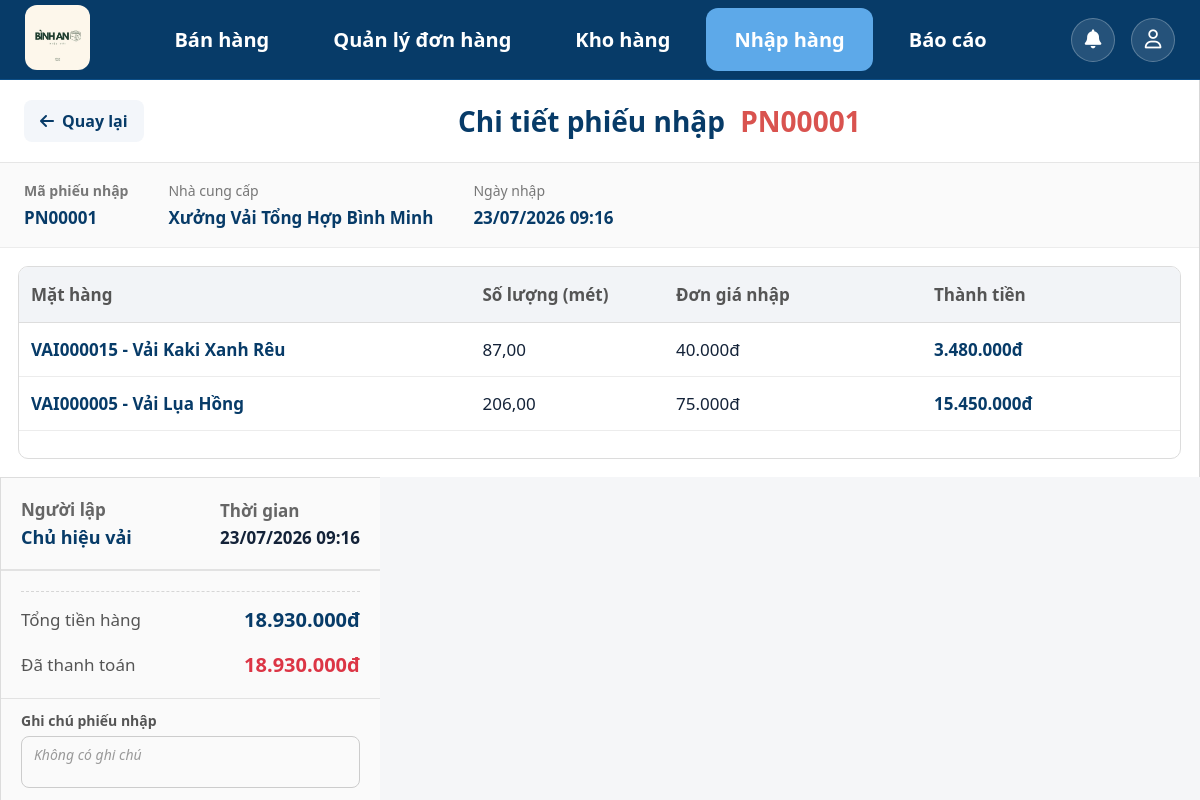
Screenshot of /inventory/purchase/1/ (signed in) with the database file from the repository.
### inventory/models.py (models this page shows, shortened)
class PurchaseReceipt(models.Model):
    employee = models.ForeignKey(settings.AUTH_USER_MODEL, on_delete=models.PROTECT, related_name="purchase_receipts",verbose_name="Người lập"
    )
    supplier_name = models.CharField( max_length=200,verbose_name="Tên nhà cung cấp")
    supplier_phone = models.CharField(max_length=15,blank=True,verbose_name="SĐT nhà cung cấp")
    total_amount = models.DecimalField( max_digits=14, decimal_places=0,default=0,verbose_name="Tổng tiền")
    created_at = models.DateTimeField( auto_now_add=True,verbose_name="Ngày nhập")
    updated_at = models.DateTimeField(auto_now=True)
    class Meta:
        verbose_name = "Phiếu nhập"
        verbose_name_plural = "Phiếu nhập"
        ordering = ["-created_at"]
    @property
    def purchase_code(self):
        return f"PN{self.pk:05d}"

class PurchaseItem(models.Model):
    receipt = models.ForeignKey( PurchaseReceipt,on_delete=models.CASCADE,related_name="items",verbose_name="Phiếu nhập"
    )
    product = models.ForeignKey(Product,on_delete=models.PROTECT,related_name="purchase_items",verbose_name="Vải")
    quantity = models.DecimalField( max_digits=10,decimal_places=2,verbose_name="Số lượng (m)")
    unit_price = models.DecimalField( max_digits=12,decimal_places=0,verbose_name="Giá nhập")
    subtotal = models.DecimalField(max_digits=14, decimal_places=0,editable=False, verbose_name="Thành tiền")
    class Meta:
        verbose_name = "Chi tiết phiếu nhập"
        verbose_name_plural = "Chi tiết phiếu nhập"

class Product(models.Model):
    class Status(models.TextChoices):
        ACTIVE = "active", "Còn bán"
        INACTIVE = "inactive", "Ngừng kinh doanh"
    name = models.CharField(max_length=200,unique=True,verbose_name="Tên vải"    )
    cost_price = models.DecimalField(max_digits=12,decimal_places=0,default=0, verbose_name="Giá vốn"    )
    selling_price = models.DecimalField(max_digits=12,decimal_places=0,default=0,verbose_name="Giá bán")
    stock_quantity = models.DecimalField(max_digits=10,decimal_places=2,default=Decimal("0.00"),verbose_name="Tồn kho (mét)")
    minimum_stock = models.DecimalField(max_digits=10,decimal_places=2,default=10,verbose_name="Tồn kho tối thiểu")
    status = models.CharField(max_length=20,choices=Status.choices,default=Status.ACTIVE, verbose_name="Trạng thái")
    created_at = models.DateTimeField(auto_now_add=True)
    updated_at = models.DateTimeField(auto_now=True)
    profit_margin = models.DecimalField(max_digits=5,decimal_places=2,default=Decimal("0.00"), verbose_name="Tỷ lệ lợi nhuận (%)")
    @property
    def fabric_code(self):
        return f"VAI{self.pk:06d}" if self.pk else "VAI"
    class Meta:
        verbose_name = "Mặt hàng"
        verbose_name_plural = "Mặt hàng"
        ordering = ["name"]

### accounts/models.py (models this page shows, shortened)
class User(AbstractUser):
    first_name = None
    last_name = None
    class Role(models.TextChoices):
        OWNER = "OWNER", "Chủ cửa hàng"
        EMPLOYEE = "EMPLOYEE", "Nhân viên"
    username = models.CharField(max_length=50,unique=True,verbose_name="Tên đăng nhập")
    full_name = models.CharField(max_length=100,verbose_name="Họ và tên")
    phone = models.CharField(max_length=10,unique=True,verbose_name="Số điện thoại")
    role = models.CharField( max_length=20, choices=Role.choices, default=Role.EMPLOYEE, verbose_name="Vai trò")
    is_active = models.BooleanField(default=True,verbose_name="Đang hoạt động")
    created_at = models.DateTimeField(auto_now_add=True,verbose_name="Ngày tạo")
    updated_at = models.DateTimeField(auto_now=True,verbose_name="Ngày cập nhật")
    USERNAME_FIELD = "username"
    REQUIRED_FIELDS = ["full_name", "phone"]
    class Meta:
        db_table = "users"
        ordering = ["full_name"]
        verbose_name = "Người dùng"
        verbose_name_plural = "Người dùng"
    @property
    def is_owner(self):
        return self.role == self.Role.OWNER

### inventory/views.py (the view)
# urls.py: path("purchase/<int:purchase_id>/",views.purchase_detail,name="purchase_detail",),
@login_required(login_url="login")
def purchase_detail(request, purchase_id):
    purchase = get_object_or_404(
        PurchaseReceipt.objects.select_related("employee").prefetch_related("items__product"),
        pk=purchase_id)
    return render(request, "inventory/purchase_detail.html",{"purchase": purchase,})

### accounts/context_processors.py (called while the page is built)
def notifications_context(request):
    if request.user.is_authenticated:
        user_notifications = Notification.objects.filter(receiver=request.user).order_by("-created_at")[:10]
        unread_count = Notification.objects.filter(receiver=request.user, is_read=False).count()
        return {
            "notifications": user_notifications,
            "unread_notification_count": unread_count,
        }
    return {
        "notifications": [],
        "unread_notification_count": 0,
    }

### sales/templatetags/money.py (called while the page is built)
@register.filter
def money(value):
    if value in [None, ""]:
        return ""
    try:
        numeric_value = float(value)
        return f"{numeric_value:,.0f}".replace(",", ".") + "đ"
    except (ValueError, TypeError):
        return value

### templates/inventory/purchase_detail.html (shortened to what this page needs)
{% extends "base.html" %}
{% load static %}
{% load money %}
{% block nav_purchase %}
active
{% endblock %}
{% block css %}
<link rel="stylesheet" href="{% static 'css/order_detail.css' %}">
<link rel="stylesheet" href="{% static 'css/homepage.css' %}">
<link rel="stylesheet" href="{% static 'css/base.css' %}">
{% endblock %}
{% block content %}
<div class="container">
    <section class="left-panel">
        <div class="page-header">
            <div class="header-left">
                <a href="{% url 'inventory:purchase_list' %}" class="btn-back">
                    <i class="fa-solid fa-arrow-left"></i>
                    <span>Quay lại</span>
                </a>
            </div>
            <div class="header-center">
                <h2>
                    Chi tiết phiếu nhập
                    <span class="invoice-code">{{ purchase.purchase_code }}</span>
                </h2>
            </div>
        </div>
        <div class="invoice-info">
            <div class="info-item">
                <span><b>Mã phiếu nhập</b></span>
                <strong>{{ purchase.purchase_code }}</strong>
            </div>
            <div class="info-item">
                <span>Nhà cung cấp</span>
                <strong>{{ purchase.supplier_name|default:"Nhà cung cấp lẻ" }}</strong>
            </div>
            <div class="info-item">
                <span>Ngày nhập</span>
                <strong>{{ purchase.created_at|date:"d/m/Y H:i" }}</strong>
            </div>
        </div>
        <div class="product-table">
            <table>
                <thead>
                    <tr>
                        <th width="35%">Mặt hàng</th>
                        <th width="15%">Số lượng (mét)</th>
                        <th width="20%">Đơn giá nhập</th>
                        <th width="20%">Thành tiền</th>
                    </tr>
                </thead>
                <tbody>
                    {% for item in purchase.items.all %}
                        <tr>
                            <td>
                                <div class="product-name">
                                    <strong>{{ item.product.fabric_code }}</strong> - {{ item.product.name }}
                                </div>
                            </td>
                            <td>{{ item.quantity }}</td>
                            <td>{{ item.unit_price|money }}</td>
                            <td style="font-weight:600; color:#073B68;">
                                {{ item.subtotal|money }}
                            </td>
                        </tr>
                    {% empty %}
                        <tr class="empty-row">
                            <td colspan="4">
                                Không có sản phẩm nào trong phiếu nhập này.
                            </td>
                        </tr>
                    {% endfor %}
                </tbody>
            </table>
        </div>
    </section>
    <aside class="payment-panel">
        <div class="staff">
            <div>
                <div class="staff-label">Người lập</div>
                <strong>{{ purchase.employee.full_name|default:purchase.employee.username }}</strong>
            </div>
            <div>
                <div class="staff-date">Thời gian</div>
                <span>{{ purchase.created_at|date:"d/m/Y H:i" }}</span>
            </div>
        </div>
        <div class="summary">
            <div class="row total-row">
                <span>Tổng tiền hàng</span>
                <strong>{{ purchase.total_amount|money }}</strong>
            </div>
            <div class="row">
                <span>Đã thanh toán</span>
                <strong style="color: #dc3545;">{{ purchase.total_amount|money }}</strong>
            </div>
        </div>
        <div class="note-wrapper">
            <label>Ghi chú phiếu nhập</label>
            <div class="note-box">
                {% if purchase.note %}
                    {{ purchase.note }}
                {% else %}
                    <span class="empty-note">Không có ghi chú</span>
                {% endif %}
            </div>
        </div>
    </aside>
</div>
{% endblock %}

### static/css/base.css (style rules this page uses)
* { margin: 0; padding: 0; box-sizing: border-box; font-family: "Segoe UI", sans-serif; }
body { background: #f5f6f8; color: #132238; }

### static/css/order_detail.css (style rules this page uses)
.container { display:flex; height:calc(100vh - 80px); }
.left-panel { flex:1; background:#fff; border-right:1px solid #dcdcdc; display:flex; flex-direction:column; }
.page-header { display:flex; justify-content:space-between; align-items:center; padding:20px 24px; border-bottom:1px solid #e6e6e6; background:#fff; }
.header-left { display:flex; align-items:center; }
.btn-back { display:flex; align-items:center; gap:8px; padding:10px 16px; border-radius:8px; background:#f3f6fa; color:#073B68; text-decoration:none; font-weight:600; transition:.2s; }
.header-center { flex:1; text-align:center; }
.header-center h2 { margin:0; font-size:28px; color:#073B68; font-weight:700; }
.invoice-code { margin-left:8px; color:#d9534f; }
.invoice-info { display:flex; gap:40px; padding:18px 24px; border-bottom:1px solid #ececec; background:#fafafa; }
.info-item { display:flex; flex-direction:column; gap:6px; }
.info-item span { font-size:14px; color:#777; }
.info-item strong { font-size:17px; color:#073B68; }
.product-table { margin:20px; border:1px solid #dcdcdc; border-radius:10px; overflow:hidden; background:#fff; flex:1; }
.product-table table { width:100%; border-collapse:collapse; }
.product-table thead { background:#f2f4f7; }
.product-table th { padding:16px 12px; text-align:left; font-size:17px; font-weight:600; color:#555; border-bottom:1px solid #ddd; }
.product-table td { padding:15px 12px; font-size:17px; border-bottom:1px solid #ececec; }
.product-name { font-weight:600; color:#073B68; }
.payment-panel { width:380px; background:#fafafa; display:flex; flex-direction:column; border-left:1px solid #dcdcdc; }
.staff { padding:20px; display:flex; justify-content:space-between; align-items:center; border-bottom:1px solid #e2e2e2; }
.staff-label, .staff-date { color:#666; margin-bottom:4px; }
.staff strong { font-size:18px; color:#073B68; }
.summary { padding:20px; border-top:1px solid #e2e2e2; border-bottom:1px solid #e2e2e2; }
.summary .row { display:flex; justify-content:space-between; align-items:center; margin-bottom:18px; }
.summary .row:last-child { margin-bottom:0; }
.summary span { color:#555; font-size:17px; }
.summary strong { color:#073B68; font-size:20px; }
.total-row { padding-top:14px; border-top:1px dashed #d6d6d6; }
.note-wrapper { margin:20px; display:flex; flex-direction:column; gap:8px; }
.note-wrapper label { color:#555; font-weight:600; }
.note-box { margin: 0; width: 100%; height: 52px; min-height: 48px; max-height: 58px; resize: none; border: 1px solid #ccc; border-radius: 8px; padding: 8px 12px; font-size: 14px; line-height: 1.4; outline: none; box-sizing: border-box; }
.empty-note { color:#999; font-style:italic; }
@media (max-width:1200px) { .container { flex-direction:column;height:auto; } }
@media (max-width:1200px) { .payment-panel { width:100%;border-left:none;border-top:1px solid #ddd; } }

### static/css/homepage.css (style rules this page uses)
.container { display:flex; height:calc(100vh - 80px); }
.left-panel { flex:1; background:white; border-right:1px solid #d7d7d7; }
.product-table { margin:18px; border:1px solid #dcdcdc; border-radius:10px; overflow:hidden; background:white; }
.product-table table { width:100%; border-collapse:collapse; }
.product-table thead { background:#f2f4f7; }
.product-table th { padding:16px 12px; font-size:17px; font-weight:600; color:#555; text-align:left; border-bottom:1px solid #ddd; }
.product-table td { padding:15px 12px; font-size:17px; border-bottom:1px solid #ececec; }
.payment-panel { width:380px; background:#fafafa; display:flex; flex-direction:column; border-left:1px solid #dcdcdc; }
.staff { padding:20px; display:flex; justify-content:space-between; align-items:center; border-bottom:1px solid #e2e2e2; font-size:17px; font-weight:600; }
.summary { padding:20px; border-top:1px solid #e2e2e2; border-bottom:1px solid #e2e2e2; }
.summary .row { display:flex; justify-content:space-between; align-items:center; margin-bottom:18px; }
.summary span { font-size:17px; color:#555; }
.summary strong { color:#073B68; font-size:20px; }
.note-wrapper { margin: 12px 20px; display: flex; flex-direction: column; gap: 6px; }
.note-wrapper label { font-weight: 600; color: #555; font-size: 14px; }

### rows the page displays
PurchaseReceipt: purchase_code "PN00001", supplier_name "Xưởng Vải Tổng Hợp Bình Minh", created_at "23/07/2026 09:16", employee.full_name "Chủ hiệu vải", total_amount "18.930.000đ"
PurchaseItem: product.fabric_code "VAI000015", product.name "Vải Kaki Xanh Rêu", quantity "87,00", unit_price "40.000đ", subtotal "3.480.000đ"
PurchaseItem: product.fabric_code "VAI000005", product.name "Vải Lụa Hồng", quantity "206,00", unit_price "75.000đ", subtotal "15.450.000đ"
